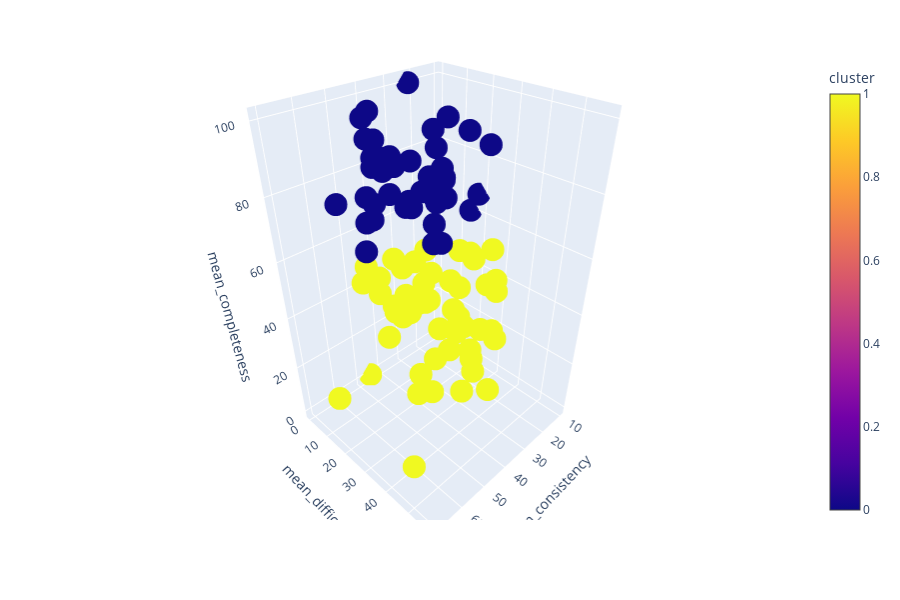

The notebook cell this image was saved under:
### Code cell
fig = px.scatter_3d(df, x='mean_consistency', y='mean_difficulty', z='mean_completeness', color='cluster')
fig.show()
